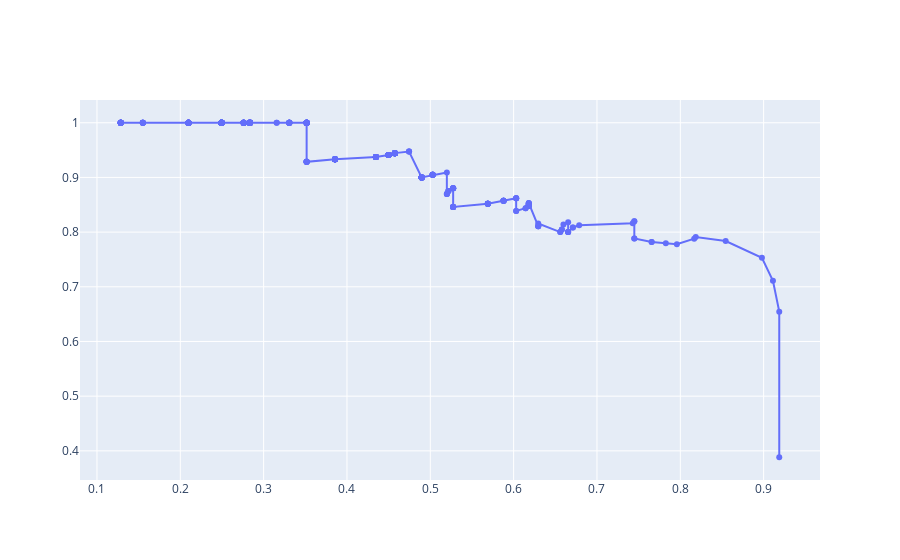

The notebook cell saved with this chart:
### Code cell
print(len(hit_miss_rate[0]))
fig = go.Figure(data=go.Scatter(x=hit_miss_rate[0], y=hit_miss_rate[1], mode="lines+markers"))
fig.show()

### Figure 1 — Plotly figure (JSON) as saved in the notebook; plotly's stock layout.template omitted (floating-point values rounded to 4 significant figures; data arrays with more than 128 entries replaced by an {"elided": "..."} marker saying what was removed)
{"data": [{"mode": "lines+markers", "type": "scatter", "x": {"elided": "500 float values"}, "y": {"elided": "500 float values"}}], "layout": {}}
